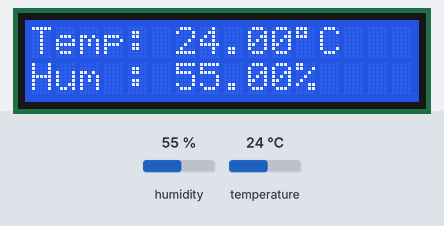
The sketch below on a simulated Arduino Uno, built with avr-gcc and run on an emulated ATmega328P. On the bench: 16×2 character LCD. The test bench sets the inputs (shaded band); at power-on: humidity 55 %, temperature 24 °C.

Above: at 3.2 s.
3.3 s: humidity set to 22 %
At 4.7 s:
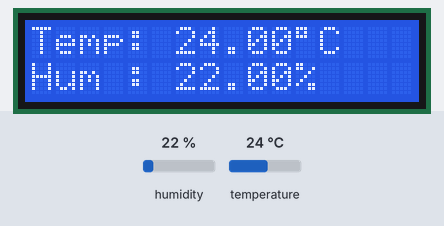
6.0 s: temperature set to 12 °C
At 7.0 s:
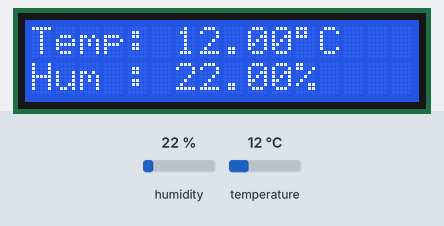
8.7 s: humidity set to 40 %
At 11.5 s:
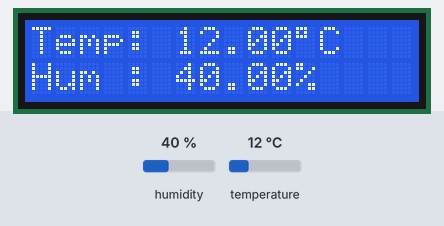
11.8 s: temperature set to 19 °C
At 12.8 s:
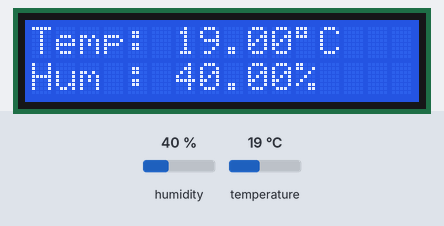
Timing chart, 0 to 14.8 s (numbered marks = the images above; inputs shaded):
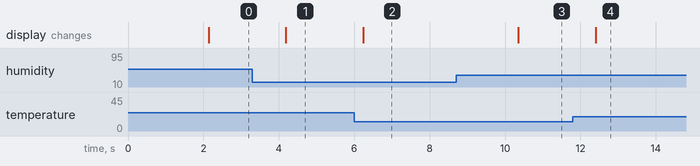

Measured:
- after the input at 3.3 s, the display: changes after 0.89 s (image 1)
- after the input at 6.0 s, the display: changes after 0.24 s (image 2)
- after the input at 8.7 s, the display: changes after 1.7 s (image 3)
- after the input at 11.8 s, the display: changes after 0.61 s (image 4)

The sketch:

E01_Temp_and_Humidity_Read.ino
```cpp
#include <Wire.h>
#include <LiquidCrystal_I2C.h>
#include <DHT.h>

LiquidCrystal_I2C lcd(0x27, 16, 2);

// DHT setup
#define DHTPIN 4
#define DHTTYPE DHT11
DHT dht(DHTPIN, DHTTYPE);

void setup() {
  lcd.init();
  lcd.backlight();

  dht.begin();

  lcd.setCursor(0, 0);
  lcd.print("Temp & Humidity");
  delay(2000);
  lcd.clear();
}

void loop() {
  float temp = dht.readTemperature(); // Celsius
  float hum  = dht.readHumidity();

  // Check if reading failed
  if (isnan(temp) || isnan(hum)) {
    lcd.setCursor(0, 0);
    lcd.print("Sensor Error   ");
    lcd.setCursor(0, 1);
    lcd.print("Check wiring   ");
    delay(2000);
    return;
  }

  // Display temperature (in Celsius)
  lcd.setCursor(0, 0);
  lcd.print("Temp: ");
  lcd.print(temp);
  lcd.print((char) 223); // degree symbol
  lcd.print("C   ");

  // Display humidity
  lcd.setCursor(0, 1);
  lcd.print("Hum : ");
  lcd.print(hum);
  lcd.print("%   ");

  delay(2000);
}
```
